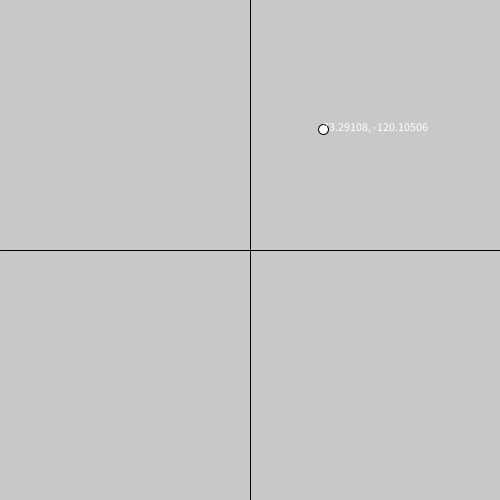
Frame 1 (no input)
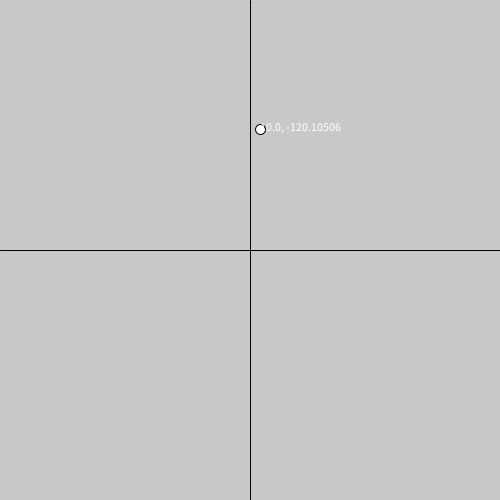
Frame 60 (the mouse pressed at the canvas centre just before this capture)
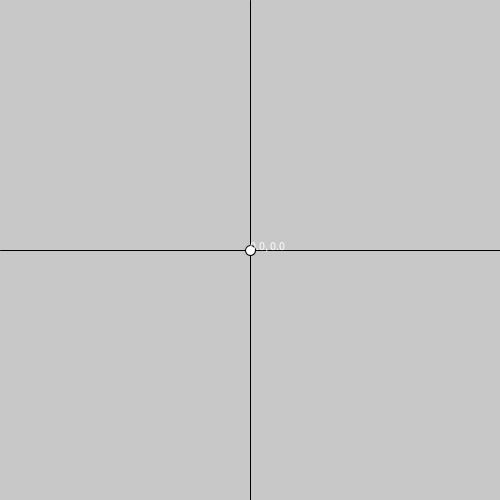
Frame 120 (the mouse held since frame 60 and released just before this capture)

The Processing sketch that drew these frames (run headless with seeded random() and noise(); from frame 60 on, the mouse is pressed at the canvas centre):

// Processing sketch: mito_keep_resource_in_pipes_force
// ── mito_keep_resource_in_pipes_force.pde
PVector p;

void setup() {
  size(500, 500);
  p = new PVector(random(-width, width) / 2, random(-height, height) / 2);
}

void draw() {
  background(200);
  translate(width/2, height/2);
  line(-width/2, 0, width/2, 0);
  line(0, -height/2, 0, height/2);
  ellipse(p.x, p.y, 10, 10);
  text("" + p.x + ", " + p.y, p.x, p.y);
  
  PVector force = new PVector();
  String direction = Math.abs(p.x) > Math.abs(p.y) ? "y" : "x";
  if (direction == "x") {
    //force.x += -p.x * 0.01;
    p.x = min(max(p.x, -10f), 10f);
  } else {
    p.y = min(max(p.y, -10f), 10f);
    //force.y += -p.y * 0.01;
  }
  p.add(force);
}

void mousePressed() {
  p.x = mouseX - width/2;
  p.y = mouseY - height/2;
}
